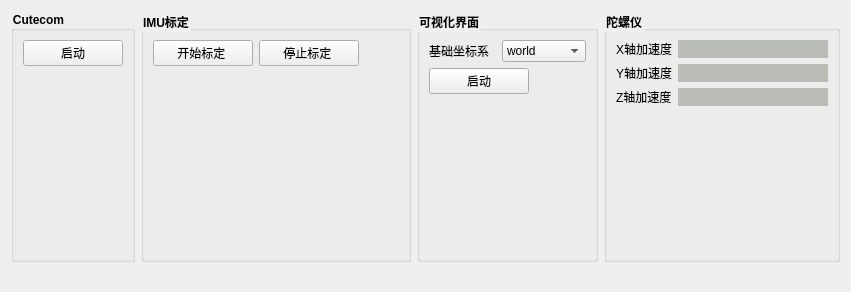
                 <widget class="QWidget" name="tab_13">
                  <attribute name="title">
                   <string>IMU</string>
                  </attribute>
                  <layout class="QVBoxLayout" name="verticalLayout_55">
                   <item>
                    <layout class="QHBoxLayout" name="horizontalLayout_111">
                     <item>
                      <widget class="QGroupBox" name="groupBox_21">
                       <property name="font">
                        <font>
                         <weight>75</weight>
                         <bold>true</bold>
                        </font>
                       </property>
                       <property name="styleSheet">
                        <string notr="true">QGroupBox::title{
font-size:13px;
front-weight:bold;
}</string>
                       </property>
                       <property name="title">
                        <string>Cutecom</string>
                       </property>
                       <layout class="QVBoxLayout" name="verticalLayout_41">
                        <item>
                         <widget class="QPushButton" name="pushButton_cutecom_2">
                          <property name="minimumSize">
                           <size>
                            <width>100</width>
                            <height>0</height>
                           </size>
                          </property>
                          <property name="maximumSize">
                           <size>
                            <width>100</width>
                            <height>16777215</height>
                           </size>
                          </property>
                          <property name="text">
                           <string>启动</string>
                          </property>
                         </widget>
                        </item>
                        <item>
                         <spacer name="verticalSpacer_13">
                          <property name="orientation">
                           <enum>Qt::Vertical</enum>
                          </property>
                          <property name="sizeHint" stdset="0">
                           <size>
                            <width>20</width>
                            <height>40</height>
                           </size>
                          </property>
                         </spacer>
                        </item>
                       </layout>
                      </widget>
                     </item>
                     <item>
                      <widget class="QGroupBox" name="groupBox_24">
                       <property name="sizePolicy">
                        <sizepolicy hsizetype="Expanding" vsizetype="Preferred">
                         <horstretch>0</horstretch>
                         <verstretch>0</verstretch>
                        </sizepolicy>
                       </property>
                       <property name="minimumSize">
                        <size>
                         <width>250</width>
                         <height>0</height>
                        </size>
                       </property>
                       <property name="font">
                        <font>
                         <weight>75</weight>
                         <bold>true</bold>
                        </font>
                       </property>
                       <property name="styleSheet">
                        <string notr="true">QGroupBox::title{
font-size:13px;
front-weight:bold;
}</string>
                       </property>
                       <property name="title">
                        <string>IMU标定</string>
                       </property>
                       <layout class="QVBoxLayout" name="verticalLayout_19">
                        <item>
                         <layout class="QHBoxLayout" name="horizontalLayout_68">
                          <item>
                           <widget class="QPushButton" name="pushButton_calib_start">
                            <property name="minimumSize">
                             <size>
                              <width>100</width>
                              <height>0</height>
                             </size>
                            </property>
                            <property name="maximumSize">
                             <size>
                              <width>100</width>
                              <height>16777215</height>
                             </size>
                            </property>
                            <property name="text">
                             <string>开始标定 </string>
                            </property>
                           </widget>
                          </item>
                          <item>
                           <widget class="QPushButton" name="pushButton_calib_stop">
                            <property name="sizePolicy">
                             <sizepolicy hsizetype="Expanding" vsizetype="Fixed">
                              <horstretch>0</horstretch>
                              <verstretch>0</verstretch>
                             </sizepolicy>
                            </property>
                            <property name="minimumSize">
                             <size>
                              <width>100</width>
                              <height>0</height>
                             </size>
                            </property>
                            <property name="maximumSize">
                             <size>
                              <width>100</width>
                              <height>16777215</height>
                             </size>
                            </property>
                            <property name="text">
                             <string>停止标定 </string>
                            </property>
                           </widget>
                          </item>
                          <item>
                           <spacer name="horizontalSpacer_39">
                            <property name="orientation">
                             <enum>Qt::Horizontal</enum>
                            </property>
                            <property name="sizeHint" stdset="0">
                             <size>
                              <width>40</width>
                              <height>20</height>
                             </size>
                            </property>
                           </spacer>
                          </item>
                         </layout>
                        </item>
                        <item>
                         <spacer name="verticalSpacer_15">
                          <property name="orientation">
                           <enum>Qt::Vertical</enum>
                          </property>
                          <property name="sizeHint" stdset="0">
                           <size>
                            <width>200</width>
                            <height>40</height>
                           </size>
                          </property>
                         </spacer>
                        </item>
                       </layout>
                      </widget>
                     </item>
                     <item>
                      <widget class="QGroupBox" name="groupBox_31">
                       <property name="minimumSize">
                        <size>
                         <width>0</width>
                         <height>0</height>
                        </size>
                       </property>
                       <property name="font">
                        <font>
                         <weight>75</weight>
                         <bold>true</bold>
                        </font>
                       </property>
                       <property name="styleSheet">
                        <string notr="true">QGroupBox::title{
font-size:13px;
front-weight:bold;
}</string>
                       </property>
                       <property name="title">
                        <string>可视化界面</string>
                       </property>
                       <layout class="QVBoxLayout" name="verticalLayout_37">
                        <item>
                         <layout class="QHBoxLayout" name="horizontalLayout_64">
                          <item>
                           <widget class="QLabel" name="label_96">
                            <property name="text">
                             <string>基础坐标系  </string>
                            </property>
                           </widget>
                          </item>
                          <item>
                           <widget class="QComboBox" name="comboBox_imu_tf_2">
                            <item>
                             <property name="text">
                              <string>world</string>
                             </property>
                            </item>
                            <item>
                             <property name="text">
                              <string>map</string>
                             </property>
                            </item>
                            <item>
                             <property name="text">
                              <string>odom</string>
                             </property>
                            </item>
                            <item>
                             <property name="text">
                              <string>laser_link</string>
                             </property>
                            </item>
                            <item>
                             <property name="text">
                              <string>velodyne</string>
                             </property>
                            </item>
                            <item>
                             <property name="text">
                              <string>radar</string>
                             </property>
                            </item>
                           </widget>
                          </item>
                         </layout>
                        </item>
                        <item>
                         <layout class="QHBoxLayout" name="horizontalLayout_46">
                          <item>
                           <widget class="QPushButton" name="pushButton_imu_rviz">
                            <property name="minimumSize">
                             <size>
                              <width>100</width>
                              <height>0</height>
                             </size>
                            </property>
                            <property name="maximumSize">
                             <size>
                              <width>100</width>
                              <height>16777215</height>
                             </size>
                            </property>
                            <property name="text">
                             <string>启动</string>
                            </property>
                           </widget>
                          </item>
                          <item>
                           <spacer name="horizontalSpacer_38">
                            <property name="orientation">
                             <enum>Qt::Horizontal</enum>
                            </property>
                            <property name="sizeHint" stdset="0">
                             <size>
                              <width>40</width>
                              <height>20</height>
                             </size>
                            </property>
                           </spacer>
                          </item>
                         </layout>
                        </item>
                        <item>
                         <spacer name="verticalSpacer_2">
                          <property name="orientation">
                           <enum>Qt::Vertical</enum>
                          </property>
                          <property name="sizeHint" stdset="0">
                           <size>
                            <width>20</width>
                            <height>156</height>
                           </size>
                          </property>
                         </spacer>
                        </item>
                       </layout>
                      </widget>
                     </item>
                     <item>
                      <widget class="QGroupBox" name="groupBox_25">
                       <property name="font">
                        <font>
                         <weight>75</weight>
                         <bold>true</bold>
                        </font>
                       </property>
                       <property name="styleSheet">
                        <string notr="true">QGroupBox::title{
font-size:13px;
front-weight:bold;
}</string>
                       </property>
                       <property name="title">
                        <string>陀螺仪</string>
                       </property>
                       <layout class="QVBoxLayout" name="verticalLayout_49">
                        <item>
                         <layout class="QHBoxLayout" name="horizontalLayout_100">
                          <item>
                           <widget class="QLabel" name="label_126">
                            <property name="text">
                             <string>X轴加速度</string>
                            </property>
                           </widget>
                          </item>
                          <item>
                           <widget class="QLabel" name="label_imu_acc_x">
                            <property name="sizePolicy">
                             <sizepolicy hsizetype="Expanding" vsizetype="Preferred">
                              <horstretch>0</horstretch>
                              <verstretch>0</verstretch>
                             </sizepolicy>
                            </property>
                            <property name="minimumSize">
                             <size>
                              <width>100</width>
                              <height>0</height>
                             </size>
                            </property>
                            <property name="styleSheet">
                             <string notr="true">background-color: rgb(186, 189, 182);</string>
                            </property>
                            <property name="text">
                             <string/>
                            </property>
                           </widget>
                          </item>
                         </layout>
                        </item>
                        <item>
                         <layout class="QHBoxLayout" name="horizontalLayout_101">
                          <item>
                           <widget class="QLabel" name="label_127">
                            <property name="text">
                             <string>Y轴加速度</string>
                            </property>
                           </widget>
                          </item>
                          <item>
                           <widget class="QLabel" name="label_imu_acc_y">
                            <property name="sizePolicy">
                             <sizepolicy hsizetype="Expanding" vsizetype="Preferred">
                              <horstretch>0</horstretch>
                              <verstretch>0</verstretch>
                             </sizepolicy>
                            </property>
                            <property name="minimumSize">
                             <size>
                              <width>100</width>
                              <height>0</height>
                             </size>
                            </property>
                            <property name="styleSheet">
                             <string notr="true">background-color: rgb(186, 189, 182);</string>
                            </property>
                            <property name="text">
                             <string/>
                            </property>
                           </widget>
                          </item>
                         </layout>
                        </item>
                        <item>
                         <layout class="QHBoxLayout" name="horizontalLayout_103">
                          <item>
                           <widget class="QLabel" name="label_129">
                            <property name="text">
                             <string>Z轴加速度</string>
                            </property>
                           </widget>
                          </item>
                          <item>
                           <widget class="QLabel" name="label_imu_acc_z">
                            <property name="sizePolicy">
                             <sizepolicy hsizetype="Expanding" vsizetype="Preferred">
                              <horstretch>0</horstretch>
                              <verstretch>0</verstretch>
                             </sizepolicy>
                            </property>
                            <property name="minimumSize">
                             <size>
                              <width>150</width>
                              <height>0</height>
                             </size>
                            </property>
                            <property name="styleSheet">
                             <string notr="true">background-color: rgb(186, 189, 182);</string>
                            </property>
                            <property name="text">
                             <string/>
                            </property>
                           </widget>
                          </item>
                         </layout>
                        </item>
                        <item>
                         <spacer name="verticalSpacer_4">
                          <property name="orientation">
                           <enum>Qt::Vertical</enum>
                          </property>
                          <property name="sizeHint" stdset="0">
                           <size>
                            <width>20</width>
                            <height>40</height>
                           </size>
                          </property>
                         </spacer>
                        </item>
                       </layout>
                      </widget>
                     </item>
                    </layout>
                   </item>
                   <item>
                    <widget class="QLabel" name="label_save_path">
                     <property name="sizePolicy">
                      <sizepolicy hsizetype="Expanding" vsizetype="Preferred">
                       <horstretch>222</horstretch>
                       <verstretch>0</verstretch>
                      </sizepolicy>
                     </property>
                     <property name="font">
                      <font>
                       <pointsize>8</pointsize>
                      </font>
                     </property>
                     <property name="text">
                      <string/>
                     </property>
                    </widget>
                   </item>
                  </layout>
                 </widget>
